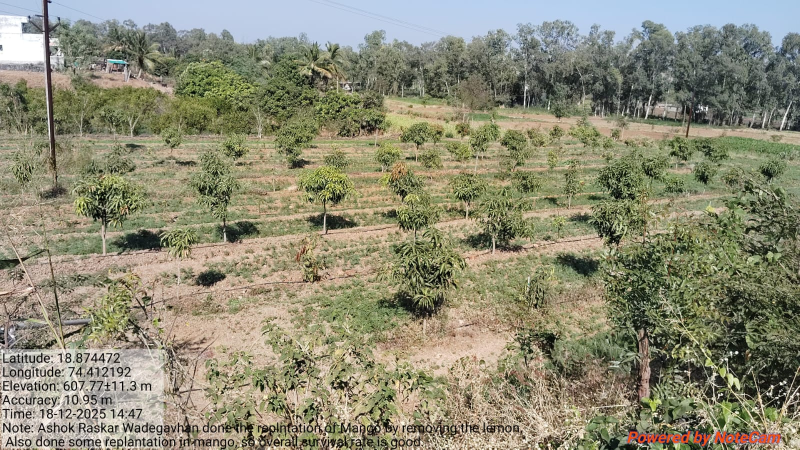
#> input picture backend/uploads/photos/PLT-001_0_24f6514d.jpeg, 1599 x 899 px (shown at 1/2 size)
$ python -i cv_analyzer.py   (imports and definitions only)   (older library calls are emulated)
#> lines starting #> are read from the running program, lines starting #| are printed output that depends on the picture; after the words box and inside, x2 and y2 are one past the last pixel; in counts of white or black regions, pixels touching at a corner belong together
"""
Computer Vision Analyzer for Harit Swaraj
Analyzes uploaded photos for quality, authenticity, and biochar presence
"""
import cv2
import numpy as np
from PIL import Image
from PIL.ExifTags import TAGS, GPSTAGS
import imagehash
import exifread
from datetime import datetime
from typing import Dict, Optional, Tuple, List
import os


def extract_exif(image_path: str) -> Dict:
    """
    Extract EXIF metadata from image including GPS coordinates

    Args:
        image_path: Path to image file

    Returns:
        Dictionary with EXIF data including GPS, timestamp, camera info
    """
    result = {
        'has_gps': False,
        'gps_coordinates': None,
        'timestamp': None,
        'camera_make': None,
        'camera_model': None
    }

    try:
        # Open image with PIL to get EXIF
        image = Image.open(image_path)
        exif_data = image._getexif()

        if not exif_data:
            return result

        # Extract basic EXIF info
        for tag_id, value in exif_data.items():
            tag = TAGS.get(tag_id, tag_id)

            if tag == 'Make':
                result['camera_make'] = str(value)
            elif tag == 'Model':
                result['camera_model'] = str(value)
            elif tag == 'DateTime':
                try:
                    result['timestamp'] = datetime.strptime(str(value), '%Y:%m:%d %H:%M:%S').isoformat()
                except:
                    result['timestamp'] = str(value)
            elif tag == 'GPSInfo':
                # Extract GPS coordinates
                gps_data = {}
                for gps_tag_id in value:
                    gps_tag = GPSTAGS.get(gps_tag_id, gps_tag_id)
                    gps_data[gps_tag] = value[gps_tag_id]

                # Convert GPS to decimal degrees
                if 'GPSLatitude' in gps_data and 'GPSLongitude' in gps_data:
                    lat = _convert_to_degrees(gps_data['GPSLatitude'])
                    lon = _convert_to_degrees(gps_data['GPSLongitude'])

                    # Apply direction (N/S, E/W)
                    if gps_data.get('GPSLatitudeRef') == 'S':
                        lat = -lat
                    if gps_data.get('GPSLongitudeRef') == 'W':
                        lon = -lon

                    result['has_gps'] = True
                    result['gps_coordinates'] = [lat, lon]

    except Exception as e:
        print(f"⚠️ EXIF extraction error: {e}")

    return result


# [4 lines left out: function _convert_to_degrees, not called in this run]


def check_quality(image_path: str) -> Dict:
    """
    Check image quality (blur, brightness, resolution)

    Args:
        image_path: Path to image file

    Returns:
        Dictionary with quality metrics
    """
    result = {
        'blur_score': 0.0,
        'brightness': 0.0,
        'resolution': [0, 0],
        'file_size_mb': 0.0,
        'warnings': []
    }

    try:
        # Read image
        image = cv2.imread(image_path)
        if image is None:
            result['warnings'].append('Failed to read image')
            return result

        # Get resolution
        height, width = image.shape[:2]
        result['resolution'] = [width, height]

        # Check resolution
        if width < 800 or height < 600:
            result['warnings'].append('Low resolution (minimum 800x600 recommended)')

        # Convert to grayscale for blur detection
        gray = cv2.cvtColor(image, cv2.COLOR_BGR2GRAY)

        # Calculate blur score using Laplacian variance
        laplacian_var = cv2.Laplacian(gray, cv2.CV_64F).var()
        # Normalize to 0-1 scale (higher = sharper)
        result['blur_score'] = min(laplacian_var / 500.0, 1.0)

        if result['blur_score'] < 0.3:
            result['warnings'].append('Image appears blurry')

        # Calculate brightness (mean pixel value)
        result['brightness'] = gray.mean() / 255.0

        if result['brightness'] < 0.2:
            result['warnings'].append('Very dark image')
        elif result['brightness'] > 0.9:
            result['warnings'].append('Overexposed image')

        # Get file size
        file_size = os.path.getsize(image_path)
        result['file_size_mb'] = file_size / (1024 * 1024)

        if result['file_size_mb'] > 10:
            result['warnings'].append('Large file size (>10MB)')

    except Exception as e:
        print(f"⚠️ Quality check error: {e}")
        result['warnings'].append(f'Quality check failed: {str(e)}')

    return result


def detect_biochar(image_path: str) -> Dict:
    """
    Detect biochar presence using color analysis

    Args:
        image_path: Path to image file

    Returns:
        Dictionary with biochar detection results
    """
    result = {
        'biochar_detected': False,
        'biochar_confidence': 0.0,
        'dark_pixel_ratio': 0.0,
        'dominant_colors': []
    }

    try:
        # Read image
        image = cv2.imread(image_path)
        if image is None:
            return result

        # Convert to HSV for better color analysis
        hsv = cv2.cvtColor(image, cv2.COLOR_BGR2HSV)

        # Define range for dark/black colors (biochar)
        # Biochar is typically very dark (low V in HSV)
        lower_dark = np.array([0, 0, 0])
        upper_dark = np.array([180, 255, 80])  # V < 80 (out of 255)

        # Create mask for dark pixels
        dark_mask = cv2.inRange(hsv, lower_dark, upper_dark)

        # Calculate ratio of dark pixels
        total_pixels = image.shape[0] * image.shape[1]
        dark_pixels = cv2.countNonZero(dark_mask)
        result['dark_pixel_ratio'] = dark_pixels / total_pixels

        # Biochar detection logic
        # If >15% of pixels are dark, likely biochar present
        if result['dark_pixel_ratio'] > 0.15:
            result['biochar_detected'] = True
            result['biochar_confidence'] = min(result['dark_pixel_ratio'] * 3, 1.0)

        # Get dominant colors (simplified)
        # Reshape image to list of pixels
        pixels = image.reshape(-1, 3)
        # Calculate mean color
        mean_color = pixels.mean(axis=0).astype(int).tolist()
        result['dominant_colors'] = [mean_color]

    except Exception as e:
        print(f"⚠️ Biochar detection error: {e}")

    return result


def calculate_perceptual_hash(image_path: str) -> str:
    """
    Calculate perceptual hash for duplicate detection

    Args:
        image_path: Path to image file

    Returns:
        Perceptual hash string
    """
    try:
        image = Image.open(image_path)
        # Use average hash (fast and effective)
        phash = imagehash.average_hash(image)
        return str(phash)
    except Exception as e:
        print(f"⚠️ Hash calculation error: {e}")
        return ""


# [35 lines left out: function check_duplicate, not called in this run]


def analyze_photo(image_path: str, existing_hashes: Optional[List[str]] = None) -> Dict:
    """
    Complete photo analysis pipeline

    Args:
        image_path: Path to image file
        existing_hashes: Optional list of existing image hashes for duplicate detection

    Returns:
        Complete analysis results dictionary
    """
    # Initialize result
    result = {
        'quality_score': 0.0,
        'has_gps': False,
        'gps_coordinates': None,
        'timestamp': None,
        'camera_make': None,
        'camera_model': None,
        'blur_score': 0.0,
        'brightness': 0.0,
        'resolution': [0, 0],
        'biochar_detected': False,
        'biochar_confidence': 0.0,
        'dark_pixel_ratio': 0.0,
        'perceptual_hash': '',
        'is_duplicate': False,
        'duplicate_similarity': 0.0,
        'warnings': [],
        'analysis_timestamp': datetime.utcnow().isoformat()
    }

    try:
        # 1. Extract EXIF metadata
        exif_data = extract_exif(image_path)
#> in extract_exif, image is the input picture: PIL image 1599x899 RGB; mean R, G, B 140.5, 138.8, 116.4
        result.update(exif_data)

        if not result['has_gps']:
            result['warnings'].append('No GPS coordinates found')

        # 2. Check image quality
        quality_data = check_quality(image_path)
#> in check_quality, `gray = cv2.cvtColor(image, cv2.COLOR_BGR2GRAY)`:
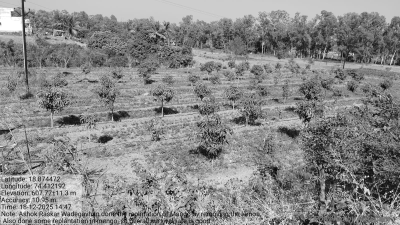
#> gray: shape (899, 1599) (shown at 1/4 size); min 0, max 255, mean 136.7
#> in check_quality, `laplacian_var = cv2.Laplacian(gray, cv2.CV_64F).var()`: laplacian_var = 3810.1
#> quality_data = {'blur_score': 1, 'brightness': 0.536, 'resolution': [1599, 899], 'file_size_mb': 0.399, 'warnings': []}
        result['blur_score'] = quality_data['blur_score']
        result['brightness'] = quality_data['brightness']
        result['resolution'] = quality_data['resolution']
        result['warnings'].extend(quality_data['warnings'])

        # 3. Detect biochar
        biochar_data = detect_biochar(image_path)
#> in detect_biochar, `dark_mask = cv2.inRange(hsv, lower_dark, upper_dark)`:
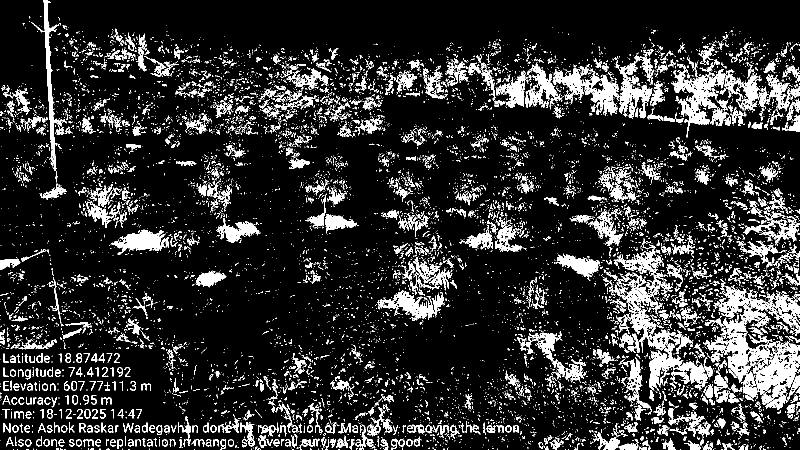
#> dark_mask: shape (899, 1599) (shown at 1/2 size); 14.4% white; 10500 white regions (9273 under 20 px), largest, box (x1, y1, x2, y2) and area: (1409, 572, 1599, 796) 16215, (1342, 125, 1451, 275) 5055, (1243, 545, 1364, 706) 4711
#> in detect_biochar, `dark_pixels = cv2.countNonZero(dark_mask)`: dark_pixels = 207627
#> in detect_biochar, `mean_color = pixels.mean(axis=0).astype(int).tolist()`: mean_color = [116, 138, 140]
#> biochar_data = {'biochar_detected': False, 'biochar_confidence': 0, 'dark_pixel_ratio': 0.144, 'dominant_colors': [[116, 138, 140]]}
        result['biochar_detected'] = biochar_data['biochar_detected']
        result['biochar_confidence'] = biochar_data['biochar_confidence']
        result['dark_pixel_ratio'] = biochar_data['dark_pixel_ratio']

        # 4. Calculate perceptual hash
        result['perceptual_hash'] = calculate_perceptual_hash(image_path)

        # 5. Check for duplicates
        if existing_hashes:
            is_dup, similarity = check_duplicate(result['perceptual_hash'], existing_hashes)
            result['is_duplicate'] = is_dup
            result['duplicate_similarity'] = similarity

            if is_dup:
                result['warnings'].append(f'Possible duplicate image (similarity: {similarity:.2%})')

        # 6. Calculate overall quality score
        # Weighted average of different factors
        quality_factors = []

        # Blur score (weight: 0.3)
        quality_factors.append(result['blur_score'] * 0.3)

        # Brightness (weight: 0.2) - penalize very dark or very bright
        brightness_score = 1.0 - abs(result['brightness'] - 0.5) * 2
        quality_factors.append(brightness_score * 0.2)

        # GPS presence (weight: 0.2)
        quality_factors.append(0.2 if result['has_gps'] else 0.0)

        # Resolution (weight: 0.15)
        width, height = result['resolution']
        resolution_score = min((width * height) / (1920 * 1080), 1.0)
        quality_factors.append(resolution_score * 0.15)

        # No duplicate (weight: 0.15)
        quality_factors.append(0.0 if result['is_duplicate'] else 0.15)

        result['quality_score'] = sum(quality_factors)

        # Add overall quality warning
        if result['quality_score'] < 0.5:
            result['warnings'].append('Overall low quality score')

    except Exception as e:
        print(f"⚠️ Photo analysis error: {e}")
        result['warnings'].append(f'Analysis failed: {str(e)}')

    return result


# Mock function for testing without actual images
# [23 lines left out: function mock_analyze_photo, not called in this run]

#> (the run stopped early here; a loop or call above may not have finished)

$ run again, on backend/uploads/photos/PLT-001_1_10d28f32.jpeg
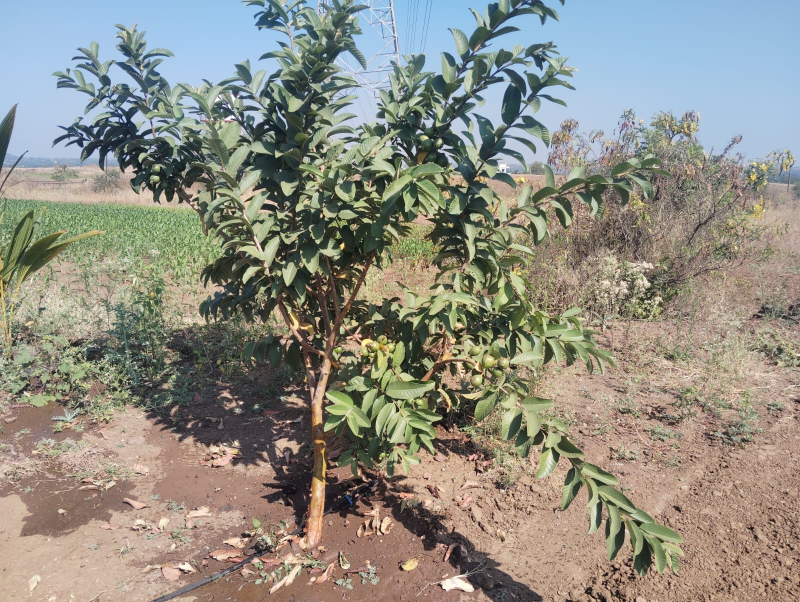
#> input picture backend/uploads/photos/PLT-001_1_10d28f32.jpeg, 1600 x 1204 px (shown at 1/2 size)
#> in extract_exif, image is the input picture: PIL image 1600x1204 RGB; mean R, G, B 143.4, 141.8, 131.4
#> image: shape (1204, 1600, 3)
#> in check_quality, `gray = cv2.cvtColor(image, cv2.COLOR_BGR2GRAY)`:
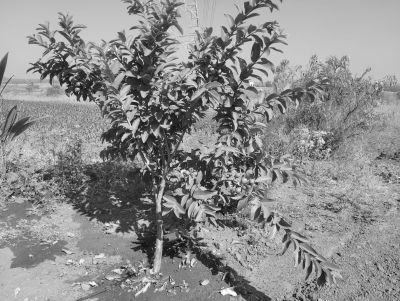
#> gray: shape (1204, 1600) (shown at 1/4 size); min 1, max 255, mean 141.1
#> laplacian_var = 2364.4
#> quality_data = {'blur_score': 1, 'brightness': 0.553, 'resolution': [1600, 1204], 'file_size_mb': 0.451, 'warnings': []}
#> hsv: shape (1204, 1600, 3); mean H, S, V 47.1, 63.9, 158
#> in detect_biochar, `dark_mask = cv2.inRange(hsv, lower_dark, upper_dark)`:
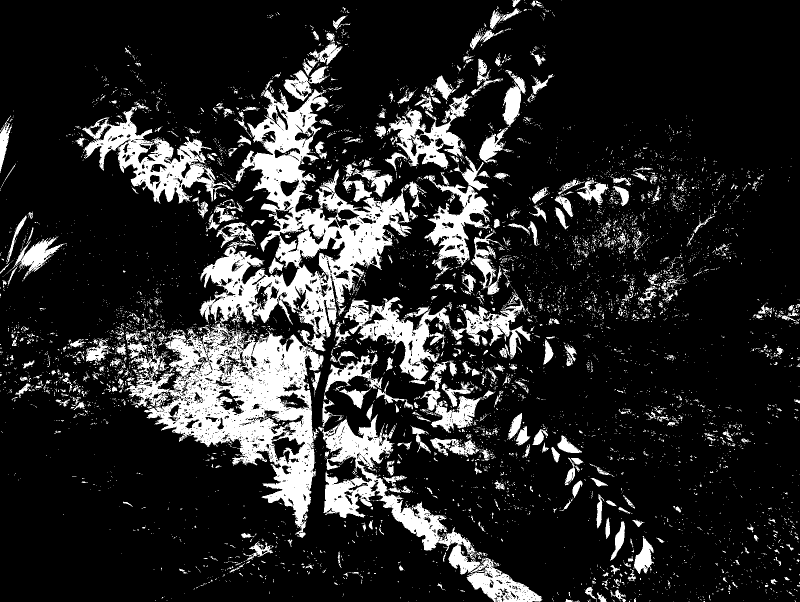
#> dark_mask: shape (1204, 1600) (shown at 1/2 size); 16.4% white; 6587 white regions (6035 under 20 px), largest, box (x1, y1, x2, y2) and area: (399, 160, 824, 703) 64358, (252, 647, 647, 1076) 61406, (645, 829, 961, 1149) 22385
#> dark_pixels = 315194
#> mean_color = [131, 141, 143]
#> biochar_data = {'biochar_detected': True, 'biochar_confidence': 0.491, 'dark_pixel_ratio': 0.164, 'dominant_colors': [[131, 141, 143]]}

$ run again, on backend/uploads/photos/PLT-001_2_ebe8b128.jpeg
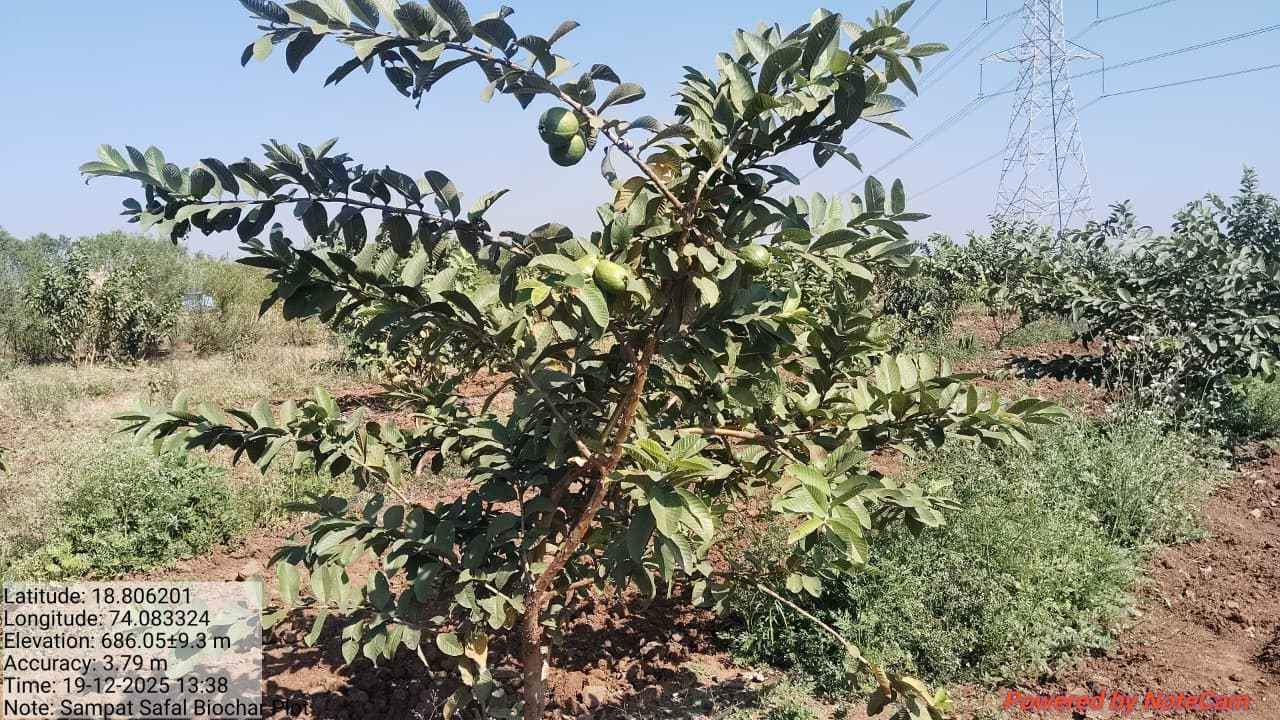
#> input picture backend/uploads/photos/PLT-001_2_ebe8b128.jpeg, 1280 x 720 px
#> in extract_exif, image is the input picture: PIL image 1280x720 RGB; mean R, G, B 134.9, 138.1, 126.5
#> image: shape (720, 1280, 3)
#> in check_quality, `gray = cv2.cvtColor(image, cv2.COLOR_BGR2GRAY)`:
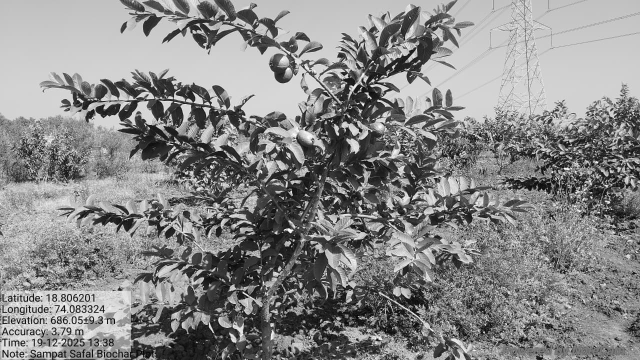
#> gray: shape (720, 1280) (shown at 1/2 size); min 0, max 255, mean 135.9
#> laplacian_var = 5943.5
#> quality_data = {'blur_score': 1, 'brightness': 0.533, 'resolution': [1280, 720], 'file_size_mb': 0.223, 'warnings': []}
#> hsv: shape (720, 1280, 3); mean H, S, V 52.5, 71.3, 150.1
#> in detect_biochar, `dark_mask = cv2.inRange(hsv, lower_dark, upper_dark)`:
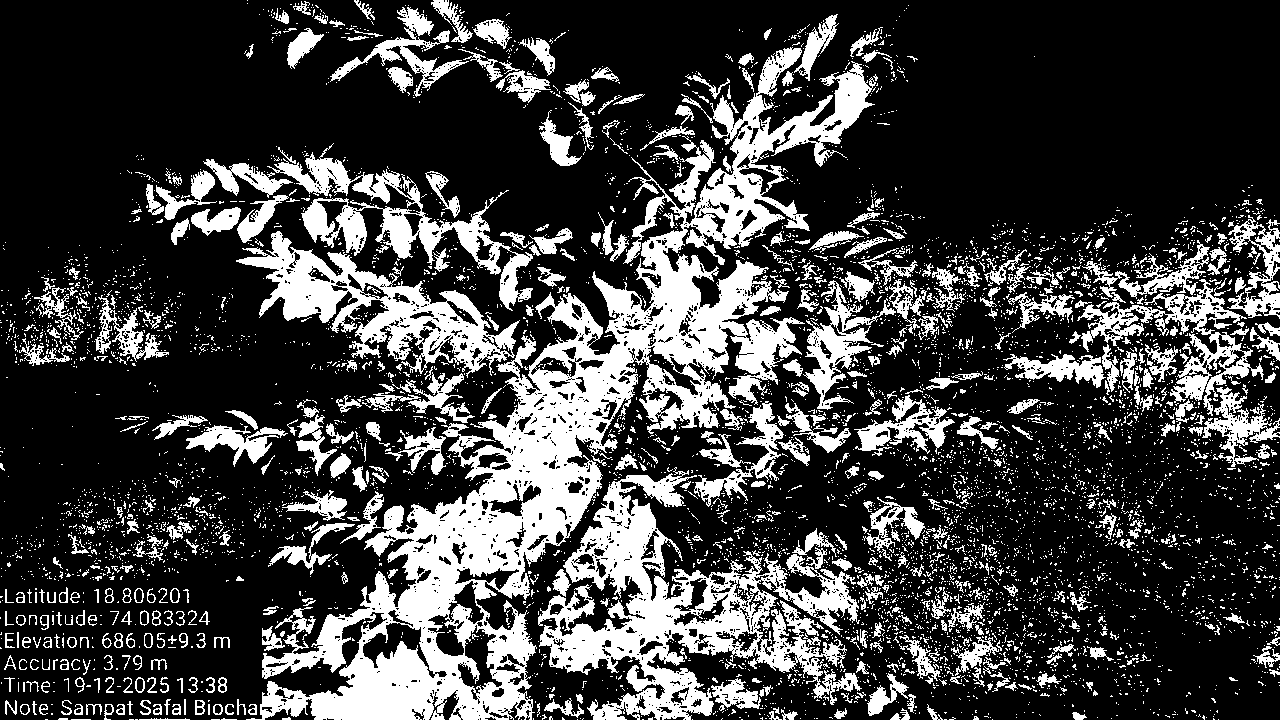
#> dark_mask: shape (720, 1280); 25.2% white; 6274 white regions (5703 under 20 px), largest, box (x1, y1, x2, y2) and area: (246, 47, 876, 720) 79571, (538, 467, 862, 720) 27951, (236, 231, 520, 378) 12641
#> dark_pixels = 232167
#> mean_color = [126, 138, 134]
#> biochar_data = {'biochar_detected': True, 'biochar_confidence': 0.756, 'dark_pixel_ratio': 0.252, 'dominant_colors': [[126, 138, 134]]}
